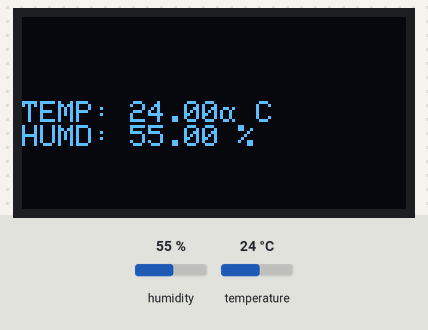
This sketch was run on a simulated ESP8266 (NodeMCU). Parts: 128×64 one-colour display. The test bench sets the inputs (shaded band); at power-on: humidity 55 %, temperature 24 °C. What the sketch prints to the serial monitor is not drawn.

Above: at 3.2 s.
3.3 s: humidity set to 22 %
At 4.9 s:
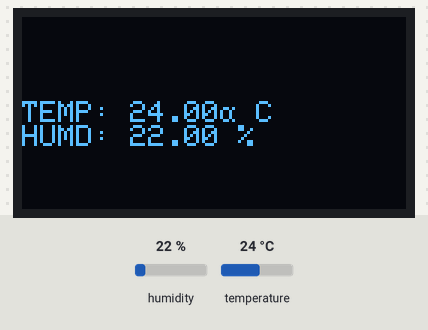
6.1 s: temperature set to 12 °C
At 6.8 s:
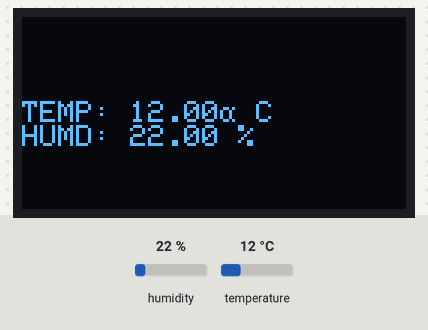
8.9 s: humidity set to 40 %
At 11.6 s:
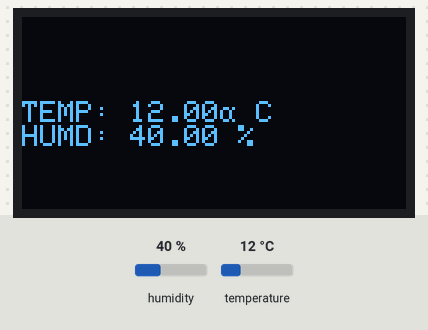
11.9 s: temperature set to 19 °C
Timing chart, 0 to 14.9 s (numbered marks = the images above; inputs shaded):
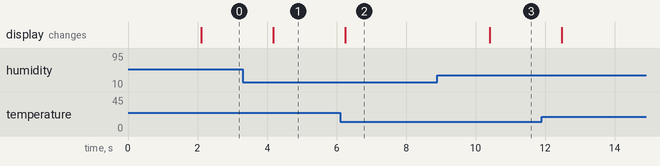

Measured:
- after the input at 3.3 s, the display: changes after 0.88 s (image 1)
- after the input at 6.1 s, the display: changes after 0.15 s (image 2)
- after the input at 8.9 s, the display: changes after 1.5 s (image 3)

The sketch:

Sensor_suhu.ino
```cpp
#include <Wire.h>
#include <DHT.h>
#include <Adafruit_GFX.h>
#include <Adafruit_SSD1306.h>

#define Lebar_Screen 128
#define Tinggi_Screen 64

// Inisialisasi display SSD1306
Adafruit_SSD1306 display(Lebar_Screen, Tinggi_Screen, &Wire, -1);

#define DHT_PIN D5  // Pin untuk sensor DHT (D5 untuk ESP8266)
DHT dht(DHT_PIN, DHT11); // Menggunakan sensor DHT11

float t, h;

void setup() {
  Serial.begin(115200);
  dht.begin();

  // Inisialisasi layar OLED
  if (!display.begin(SSD1306_SWITCHCAPVCC, 0x3C)) {
    Serial.println(F("SSD1306 allocation failed"));
    for (;;);
  }
  display.clearDisplay(); // Bersihkan layar OLED

  // Tampilkan pesan awal pada OLED
  display.setTextSize(1);
  display.setTextColor(WHITE);
  display.setCursor(0, 0);
  display.println(F("Suhu dan Kelembaban"));
  display.display();
  delay(2000);  // Tunggu 2 detik
}

void loop() {
  // Membaca suhu dan kelembaban dari sensor DHT11
  t = dht.readTemperature();  // Baca suhu
  h = dht.readHumidity();     // Baca kelembaban

  // Periksa apakah pembacaan gagal
  if (isnan(t) || isnan(h)) {
    Serial.println(F("Tidak dapat membaca sensor DHT11"));
    return;
  }

  // Kirim data ke Serial Monitor
  Serial.println("TEMP: " + String(t) + " ℃");
  Serial.println("Humd: " + String(h) + " %");

  // Tampilkan data suhu dan kelembaban di layar OLED
  display.clearDisplay();  // Bersihkan layar sebelum menampilkan data baru
  display.setCursor(0, 28);
  display.setTextSize(1);
  display.print(F("TEMP: "));
  display.print(t);
  display.print(char(223));  // Menampilkan simbol derajat Celsius
  display.println(F(" C"));

  display.print(F("HUMD: "));
  display.print(h);
  display.println(F(" %"));

  display.display();  // Update layar OLED dengan data baru

  delay(1000);  // Delay 1 detik sebelum membaca lagi
}
```

next.ino
```cpp

```
